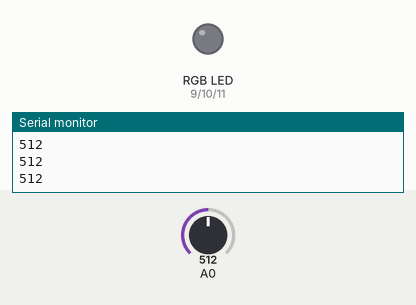
A sketch run on a simulated Arduino Uno, built with avr-gcc and run on an emulated ATmega328P. Parts: an RGB LED mixed from three pins (HIGH = lit), the last lines printed to the serial monitor. The inputs (shaded band) are chosen by the test bench; at power-on: A0 = 512.

Above: at 1.2 s.
1.3 s: A0 set to 164
2.8 s: A0 set to 141
At 3.7 s:
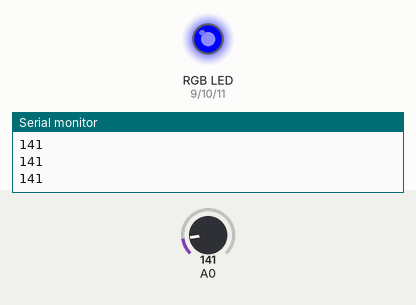
4.3 s: A0 set to 160
At 5.2 s:
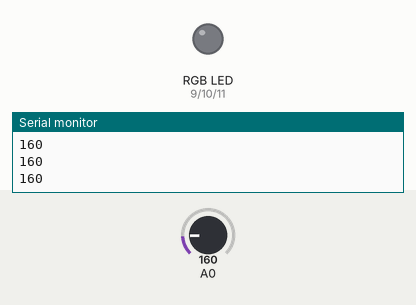
5.8 s: A0 set to 140
At 6.7 s:
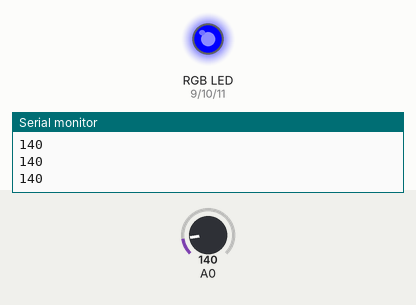
Timing chart, 0 to 8.3 s (numbered marks = the images above; inputs shaded):
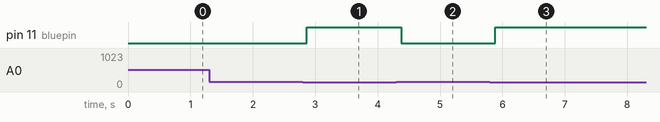

The sketch:

isiksensor.ino
```cpp
#define redpin 9 // RED - 9
#define greenpin 10  // GREEN - 10
#define bluepin 11    // BLUE - 11

void rgbanalogprint(int red, int green, int blue){
  analogWrite(redpin, red);
  analogWrite(greenpin, green);
  analogWrite(bluepin, blue);
}

void setup() {
  // put your setup code here, to run once:
  Serial.begin(9600);
  pinMode(redpin,OUTPUT);
  pinMode(greenpin,OUTPUT);
  pinMode(bluepin,OUTPUT);
}

void loop() {
  // 30+ light area.
  // put your main code here, to run repeatedly:
  int light = analogRead(A0);
  Serial.println(light);
  delay(50);

  if (light >= 150) {
    analogWrite(redpin, LOW);
    analogWrite(greenpin, LOW);
    analogWrite(bluepin, LOW);
  }
  else {
    rgbanalogprint(0,0,255);
  }
}
```

Measured:
- the behaviour switches between 150 and 149 on A0 (found by bisection; images 0 and 1)
- after the input at 2.8 s, pin 11 (bluepin): LOW → HIGH after 0.07 s
- after the input at 4.3 s, pin 11 (bluepin): HIGH → LOW after 0.08 s
- after the input at 5.8 s, pin 11 (bluepin): LOW → HIGH after 0.09 s
